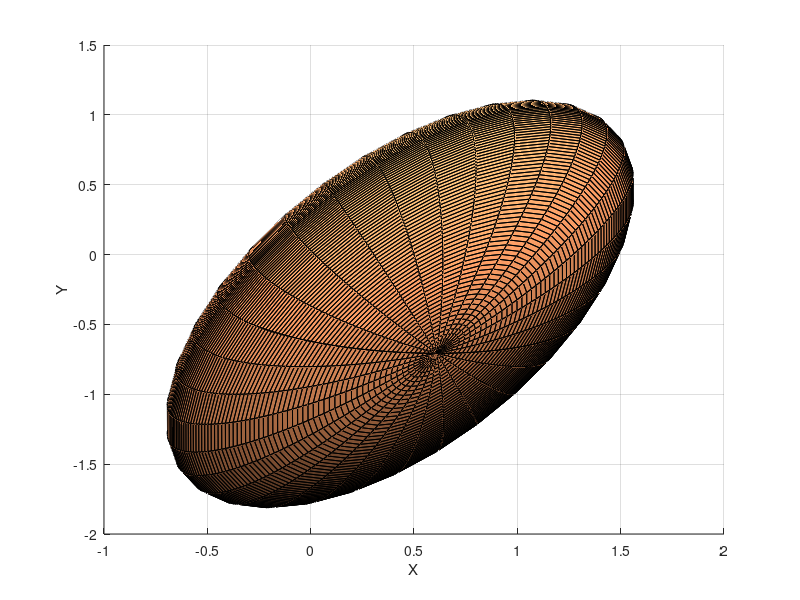

Reproduce this figure in MATLAB.
function img = elli(varargin)

%построим поверхность 

a=1; b=2; c=0.5;
phi=[0:pi/128:2*pi]';
theta = [0:pi/16:2*pi];
x = a*cos (phi)*cos(theta); 
y = b*cos(phi)*sin(theta);
z = c*sin(phi)*ones(1,size(theta,2));
f=pi/4; g=pi/6;
Y=-1/4+y;
Z=1/4+z;
X=1/2+x;
figure(varargin{:});
colormap(copper)

xlabel('X'); ylabel('Y'); zlabel('Z');
hold on, grid on

Rx=[1 0 0; 0 cos(f) -sin(f); 0 sin(f) cos(f)];
     XYZ(:,:,1)=X; XYZ(:,:,2)=Y; XYZ(:,:,3)=Z;
     XYZ=permute(XYZ,[3 2 1]);
     for page=1:size(XYZ,3)
         XYZ(:,:,page)=Rx*XYZ(:,:,page);
     end
     XYZ=ipermute(XYZ,[3 2 1]);
     X1=XYZ(:,:,1); Y1=XYZ(:,:,2); Z1=XYZ(:,:,3); 

Ry=[cos(g) 0 sin(g); 0 1 0; -sin(g) 0 cos(g)];
     XYZ(:,:,1)=X1; XYZ(:,:,2)=Y1; XYZ(:,:,3)=Z1;
     XYZ=permute(XYZ,[3 2 1]);
     for page=1:size(XYZ,3)
         XYZ(:,:,page)=Ry*XYZ(:,:,page);
     end
     XYZ=ipermute(XYZ,[3 2 1]);
     X=XYZ(:,:,1); Y=XYZ(:,:,2); Z=XYZ(:,:,3);      
    
surface(X,Y,Z)

% Обращение: img('Name', 'Эллипсоид', 'NumberTitle', 'off')
